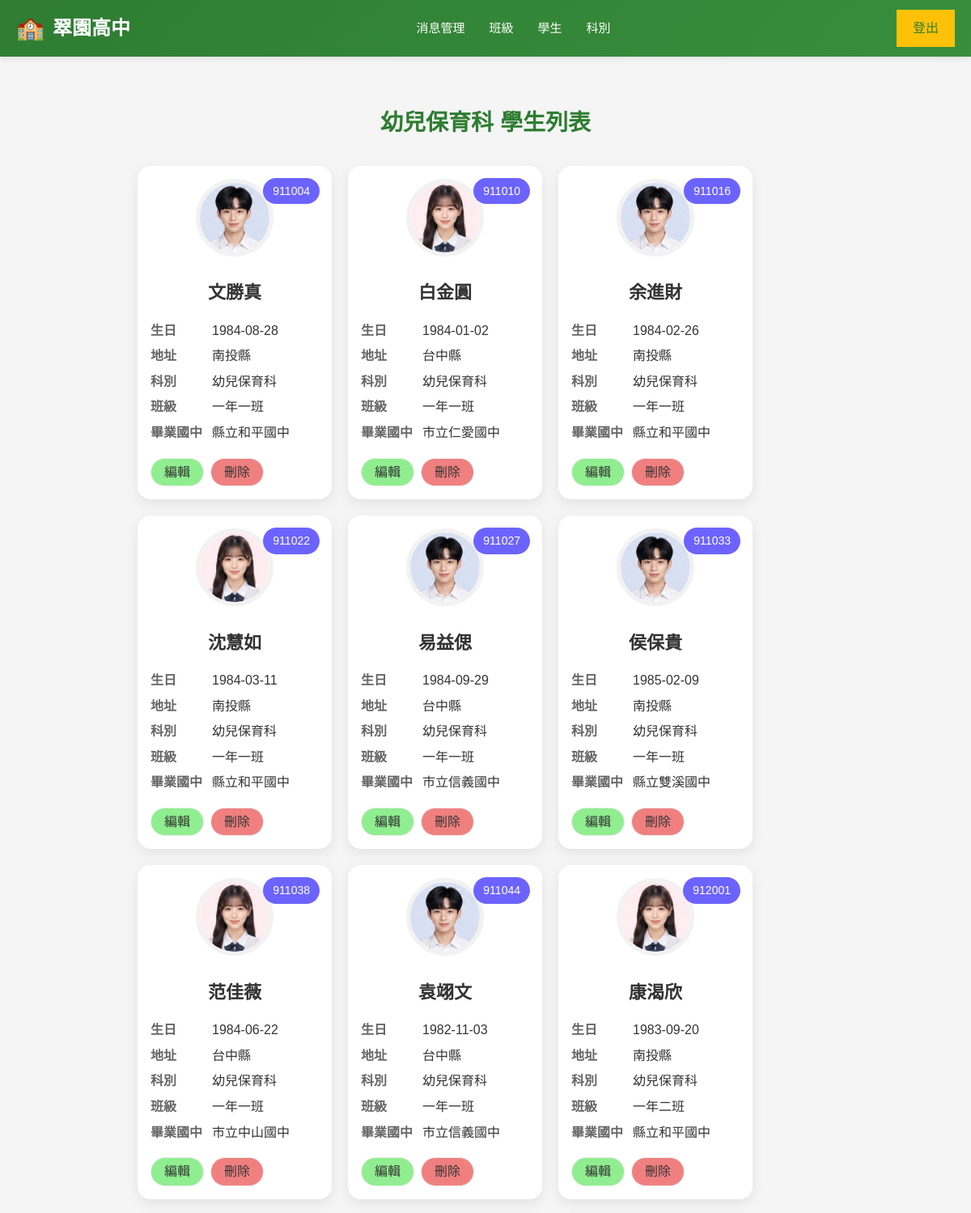
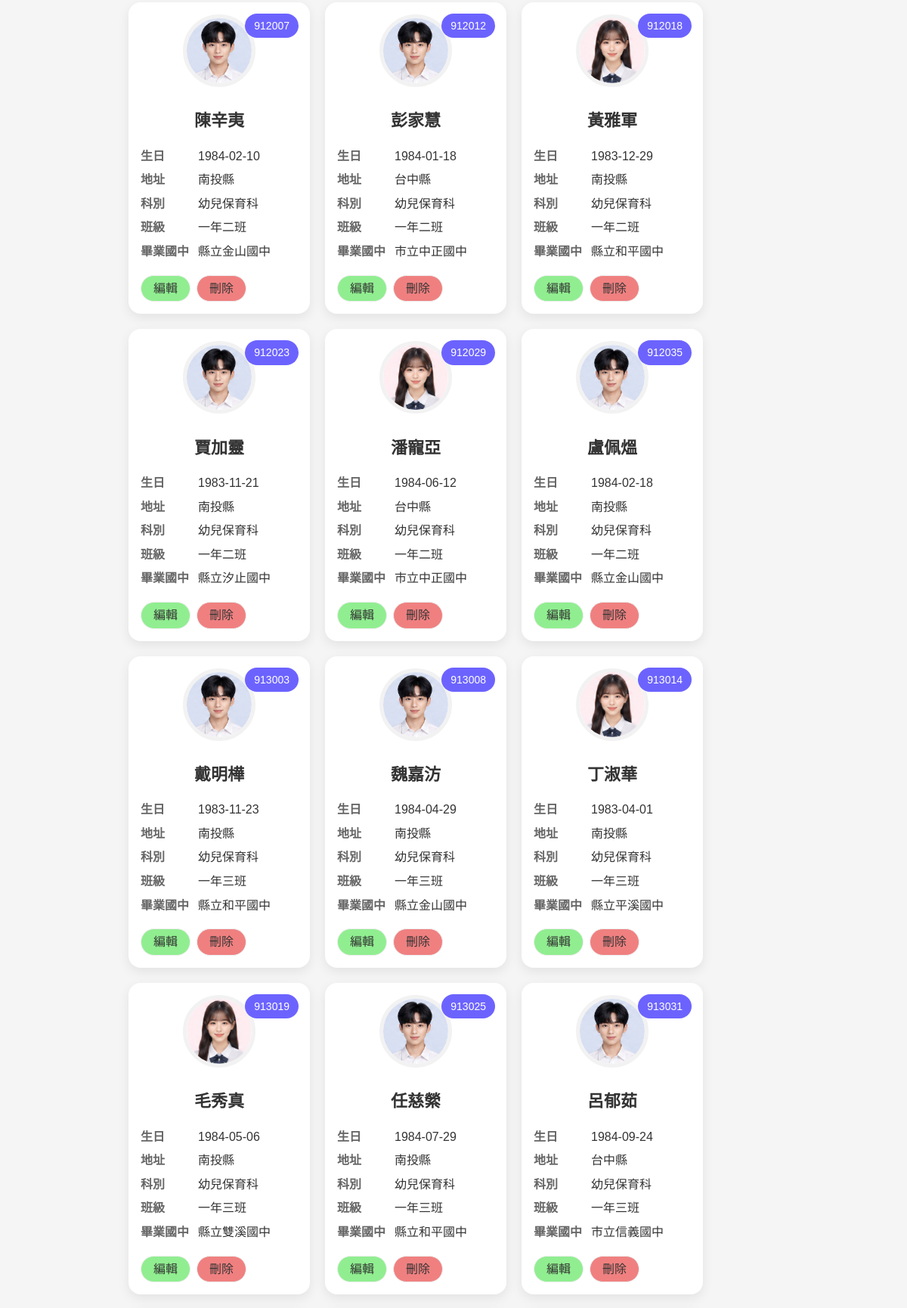
The page /school/admin.php?inc=subject_students&dept=4 (upper part) on the database its author committed (2 pictures, top to bottom).
### tables this page shows
CREATE TABLE `dept` (
  `id` int(10) UNSIGNED NOT NULL,
  `code` varchar(3) NOT NULL,
  `name` varchar(32) NOT NULL
);

CREATE TABLE `students` (
  `id` int(10) UNSIGNED NOT NULL,
  `school_num` int(6) DEFAULT NULL COMMENT '學號',
  `name` varchar(8) DEFAULT NULL COMMENT '姓名',
  `birthday` date DEFAULT NULL COMMENT '出生年月日',
  `uni_id` varchar(10) DEFAULT NULL COMMENT '身分證號碼',
  `addr` varchar(32) DEFAULT NULL COMMENT '住址',
  `parents` varchar(8) DEFAULT NULL COMMENT '家長',
  `tel` varchar(16) DEFAULT NULL COMMENT '電話',
  `dept` varchar(8) DEFAULT NULL COMMENT '科別',
  `graduate_at` varchar(16) DEFAULT NULL COMMENT '畢業國中',
  `status_code` varchar(4) DEFAULT NULL
);

CREATE TABLE `classes` (
  `id` int(10) UNSIGNED NOT NULL,
  `code` varchar(3) NOT NULL,
  `name` varchar(12) NOT NULL,
  `tutor` varchar(8) NOT NULL
);

CREATE TABLE `graduate_school` (
  `id` int(10) UNSIGNED NOT NULL,
  `county` varchar(8) NOT NULL,
  `name` varchar(64) NOT NULL
);

### school/include/subject_students.php (the view)
<?php
$dept_name=$pdo->query("SELECT `name` FROM `dept` WHERE `id`='{$_GET['dept']}'")->fetchColumn();
?>
<h2 style="text-align:center"><?= $dept_name; ?> 學生列表</h2>
<?php
$sql="select
             `students`.`school_num`,
             `students`.`name`,
             `classes`.`name` as 'class_name',
             `dept`.`name` as 'dept_name',
             `addr`,
             `uni_id`,
             `graduate_school`.`name` as 'graduate_school',
             `birthday`
        from `class_student`,
             `students`,
             `dept`,
             `graduate_school`,
             `classes`
       where `class_student`.`school_num`=`students`.`school_num` AND
             `dept`.`id`=`students`.`dept` AND
             `graduate_school`.`id`=`students`.`graduate_at` AND
             `classes`.`code`=`class_student`.`class_code` AND
             `students`.`dept`='{$_GET['dept']}'";
$students=$pdo->query($sql)->fetchAll();
echo "<div class='student-list'>";
foreach($students as $student):?>
    <div class="student-card">
        <div class="student-id">
            <?= $student['school_num']; ?>
        </div>
        <div class="student-photo">
            <?php if(isset($student['header'])):;?>
            <img src="img/<?= $student['header']; ?>">
            <?php else :;?>
            <img src="img/<?= (mb_substr($student['uni_id'],1,1)==1)?'header_default_boy.jpg':'header_default_girl.jpg'; ?>">
            <?php endif;?>
        </div>
        <div class="student-name">
            <?= $student['name'] ?>
        </div>
        <div class="student-info">
            <div class="info-row">
                <span class="label">生日</span>
                <span class="value"><?= $student['birthday']; ?></span>
            </div>
            <div class="info-row">
                <span class="label">地址</span>
                <span class="value"><?= mb_substr($student['addr'],0,3); ?></span>
            </div>
            <div class="info-row">
                <span class="label">科別</span>
                <span class="value"><?= $student['dept_name']; ?></span>
            </div>
            <div class="info-row">
                <span class="label">班級</span>
                <span class="value"><?= $student['class_name']; ?></span>
            </div>
            <div class="info-row">
                <span class="label">畢業國中</span>
                <span class="value"><?= $student['graduate_school']; ?></span>
            </div>
            <div class="btn-row">
                <a class="edit-btn" href="?inc=edit_student&num=<?= $student['school_num']; ?>">編輯</a>
                <a class="del-btn" href="?inc=delete_student&num=<?= $student['school_num']; ?>">刪除</a>
            </div>
        </div>
    </div>
    <?php endforeach;?>
</div>

### school/css/global.css (style rules this page uses)
* { margin: 0; padding: 0; box-sizing: border-box; }
:root { --primary-color: #2e7d32; --primary-light: #388e3c; --accent-color: #ff9800; --accent-dark: #f57c00; --secondary-color: #ffc107; --text-primary: #333; --text-secondary: #666; --text-light: #999; --bg-light: #f5f5f5; --bg-lightest: #f9fbe7; --border-color: #e0e0e0; --shadow-sm: 0 2px 4px rgba(0, 0, 0, 0.1); --shadow-md: 0 4px 12px rgba(0, 0, 0, 0.08); --shadow-lg: 0 8px 20px rgba(0, 0, 0, 0.15); --transition: all 0.3s ease; }
html, body { font-family: 'Arial', 'Microsoft YaHei', sans-serif; line-height: 1.6; color: var(--text-primary); }
body { background-color: var(--bg-light); }
a { color: var(--primary-color); text-decoration: none; transition: var(--transition); }
h1, h2, h3, h4, h5, h6 { color: var(--primary-color); margin-bottom: 15px; }
h2 { font-size: 28px; }

### school/css/admin-layout.css (style rules this page uses)
.main-content h2 { text-align: center; margin-bottom: 30px; font-size: 28px; color: #2e7d32; }

### school/css/card.css (style rules this page uses)
.student-list { display: flex; flex-wrap: wrap; gap: 20px; margin: 16px 0; }
.student-card { width: 240px; background: #ffffff; border-radius: 16px; padding: 16px; box-shadow: 0 5px 15px rgba(0, 0, 0, 0.08); position: relative; transition: 0.3s; }
.student-id { position: absolute; top: 15px; right: 15px; background: #6c63ff; color: white; padding: 5px 12px; border-radius: 30px; font-size: 14px; }
.student-photo { text-align: center; margin-bottom: 15px; }
.student-photo img { width: 96px; height: 96px; border-radius: 50%; object-fit: cover; border: 5px solid #f2f2f2; }
.student-name { text-align: center; font-size: 22px; font-weight: bold; margin-bottom: 16px; margin-top: 20px; }
.student-info { display: flex; flex-direction: column; gap: 6px; }
.info-row { display: flex; }
.label { width: 76px; color: #666; font-weight: bold; }
.value { flex: 1; color: #333; }
.btn-row { display: flex; gap: 8px; margin-top: 12px; }
a.edit-btn { padding: 4px 16px; border: 1px solid #eee; border-radius: 20px; background: lightgreen; text-decoration: none; cursor: pointer; transition: all 0.3s ease; display: inline-block; color: #333; }
a.del-btn { padding: 4px 16px; border: 1px solid #eee; border-radius: 20px; background: lightcoral; text-decoration: none; cursor: pointer; transition: all 0.3s ease; display: inline-block; color: #333; }

### rows shown on the page
dept: name "幼兒保育科"
students: school_num "911004", name "文勝真", birthday "1984-08-28", addr "南投縣", dept.name "幼兒保育科", classes.name "一年一班", graduate_school.name "縣立和平國中"
students: school_num "911010", name "白金圓", birthday "1984-01-02", addr "台中縣", dept.name "幼兒保育科", classes.name "一年一班", graduate_school.name "市立仁愛國中"
students: school_num "911016", name "余進財", birthday "1984-02-26", addr "南投縣", dept.name "幼兒保育科", classes.name "一年一班", graduate_school.name "縣立和平國中"
students: school_num "911022", name "沈慧如", birthday "1984-03-11", addr "南投縣", dept.name "幼兒保育科", classes.name "一年一班", graduate_school.name "縣立和平國中"
students: school_num "911027", name "易益偲", birthday "1984-09-29", addr "台中縣", dept.name "幼兒保育科", classes.name "一年一班", graduate_school.name "市立信義國中"
students: school_num "911033", name "侯保貴", birthday "1985-02-09", addr "南投縣", dept.name "幼兒保育科", classes.name "一年一班", graduate_school.name "縣立雙溪國中"
students: school_num "911038", name "范佳薇", birthday "1984-06-22", addr "台中縣", dept.name "幼兒保育科", classes.name "一年一班", graduate_school.name "市立中山國中"
students: school_num "911044", name "袁翊文", birthday "1982-11-03", addr "台中縣", dept.name "幼兒保育科", classes.name "一年一班", graduate_school.name "市立信義國中"
students: school_num "912001", name "康渴欣", birthday "1983-09-20", addr "南投縣", dept.name "幼兒保育科", classes.name "一年二班", graduate_school.name "縣立和平國中"
students: school_num "912007", name "陳辛夷", birthday "1984-02-10", addr "南投縣", dept.name "幼兒保育科", classes.name "一年二班", graduate_school.name "縣立金山國中"
students: school_num "912012", name "彭家慧", birthday "1984-01-18", addr "台中縣", dept.name "幼兒保育科", classes.name "一年二班", graduate_school.name "市立中正國中"
students: school_num "912018", name "黃雅軍", birthday "1983-12-29", addr "南投縣", dept.name "幼兒保育科", classes.name "一年二班", graduate_school.name "縣立和平國中"
students: school_num "912023", name "賈加靈", birthday "1983-11-21", addr "南投縣", dept.name "幼兒保育科", classes.name "一年二班", graduate_school.name "縣立汐止國中"
students: school_num "912029", name "潘寵亞", birthday "1984-06-12", addr "台中縣", dept.name "幼兒保育科", classes.name "一年二班", graduate_school.name "市立中正國中"
students: school_num "912035", name "盧佩熅", birthday "1984-02-18", addr "南投縣", dept.name "幼兒保育科", classes.name "一年二班", graduate_school.name "縣立金山國中"
students: school_num "913003", name "戴明樺", birthday "1983-11-23", addr "南投縣", dept.name "幼兒保育科", classes.name "一年三班", graduate_school.name "縣立和平國中"
students: school_num "913008", name "魏嘉汸", birthday "1984-04-29", addr "南投縣", dept.name "幼兒保育科", classes.name "一年三班", graduate_school.name "縣立金山國中"
students: school_num "913014", name "丁淑華", birthday "1983-04-01", addr "南投縣", dept.name "幼兒保育科", classes.name "一年三班", graduate_school.name "縣立平溪國中"
students: school_num "913019", name "毛秀真", birthday "1984-05-06", addr "南投縣", dept.name "幼兒保育科", classes.name "一年三班", graduate_school.name "縣立雙溪國中"
students: school_num "913025", name "任慈縈", birthday "1984-07-29", addr "南投縣", dept.name "幼兒保育科", classes.name "一年三班", graduate_school.name "縣立和平國中"
students: school_num "913031", name "呂郁茹", birthday "1984-09-24", addr "台中縣", dept.name "幼兒保育科", classes.name "一年三班", graduate_school.name "市立信義國中"
